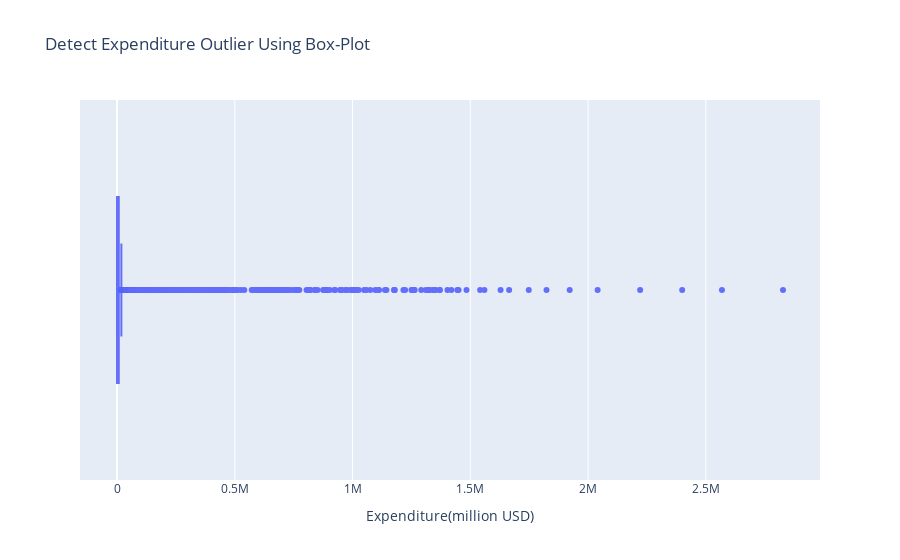

This figure's notebook cell:
### Code cell
fig = px.box(df, x="Expenditure(million USD)", title="Detect Expenditure Outlier Using Box-Plot")
fig.show()

### Figure 1 — Plotly figure (JSON) as saved in the notebook; plotly's stock layout.template omitted (floating-point values rounded to 4 significant figures; data arrays with more than 128 entries replaced by an {"elided": "..."} marker saying what was removed)
{"data": [{"alignmentgroup": "True", "hovertemplate": "Expenditure(million USD)=%{x}<extra></extra>", "legendgroup": "", "marker": {"color": "#636efa"}, "name": "", "notched": false, "offsetgroup": "", "orientation": "h", "showlegend": false, "type": "box", "x": {"elided": "15308 float values"}, "x0": " ", "xaxis": "x", "y0": " ", "yaxis": "y"}], "layout": {"autosize": true, "boxmode": "group", "legend": {"tracegroupgap": 0}, "title": {"text": "Detect Expenditure Outlier Using Box-Plot"}, "xaxis": {"anchor": "y", "autorange": true, "domain": [0, 1], "range": [-157100.0, 2985000.0], "title": {"text": "Expenditure(million USD)"}, "type": "linear"}, "yaxis": {"anchor": "x", "autorange": true, "domain": [0, 1], "range": [-0.5, 0.5], "type": "category"}}}
